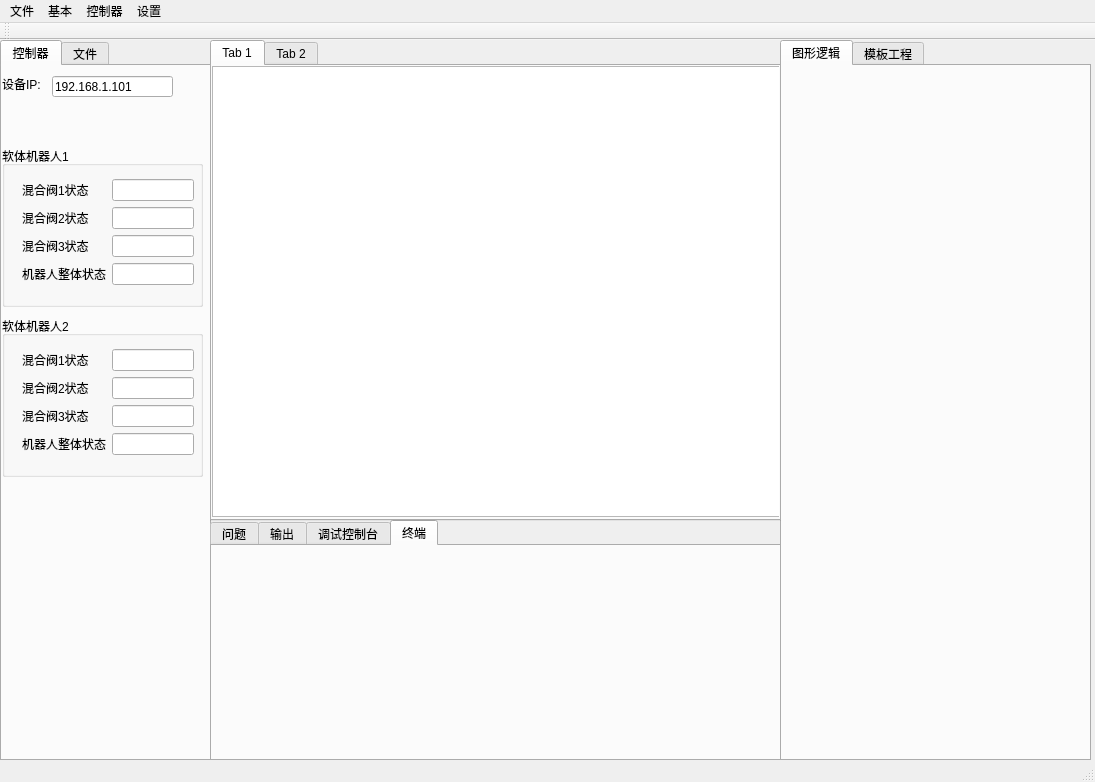
<?xml version="1.0" encoding="UTF-8"?>
<ui version="4.0">
 <class>MainWindow</class>
 <widget class="QMainWindow" name="MainWindow">
  <property name="geometry">
   <rect>
    <x>0</x>
    <y>0</y>
    <width>1095</width>
    <height>782</height>
   </rect>
  </property>
  <property name="windowTitle">
   <string>GraphiBotics</string>
  </property>
  <property name="dockNestingEnabled">
   <bool>false</bool>
  </property>
  <widget class="QWidget" name="centralwidget">
   <widget class="QTabWidget" name="tabWidget_3">
    <property name="geometry">
     <rect>
      <x>0</x>
      <y>0</y>
      <width>211</width>
      <height>721</height>
     </rect>
    </property>
    <property name="currentIndex">
     <number>0</number>
    </property>
    <widget class="QWidget" name="tab_4">
     <attribute name="title">
      <string>控制器</string>
     </attribute>
     <widget class="QLabel" name="label_7">
      <property name="geometry">
       <rect>
        <x>0</x>
        <y>10</y>
        <width>61</width>
        <height>16</height>
       </rect>
      </property>
      <property name="text">
       <string>设备IP:</string>
      </property>
     </widget>
     <widget class="QLineEdit" name="lineEdit">
      <property name="geometry">
       <rect>
        <x>50</x>
        <y>10</y>
        <width>121</width>
        <height>21</height>
       </rect>
      </property>
      <property name="text">
       <string>192.168.1.101</string>
      </property>
     </widget>
     <widget class="QGroupBox" name="groupBox_3">
      <property name="geometry">
       <rect>
        <x>0</x>
        <y>80</y>
        <width>201</width>
        <height>161</height>
       </rect>
      </property>
      <property name="title">
       <string>软体机器人1</string>
      </property>
      <widget class="QWidget" name="formLayoutWidget_3">
       <property name="geometry">
        <rect>
         <x>20</x>
         <y>33</y>
         <width>172</width>
         <height>120</height>
        </rect>
       </property>
       <layout class="QFormLayout" name="formLayout_3">
        <item row="0" column="0">
         <widget class="QLabel" name="label_17">
          <property name="text">
           <string>混合阀1状态</string>
          </property>
         </widget>
        </item>
        <item row="2" column="0">
         <widget class="QLabel" name="label_18">
          <property name="text">
           <string>混合阀3状态</string>
          </property>
         </widget>
        </item>
        <item row="1" column="0">
         <widget class="QLabel" name="label_19">
          <property name="text">
           <string>混合阀2状态</string>
          </property>
         </widget>
        </item>
        <item row="3" column="0">
         <widget class="QLabel" name="label_20">
          <property name="text">
           <string>机器人整体状态</string>
          </property>
         </widget>
        </item>
        <item row="0" column="1">
         <widget class="QLineEdit" name="lineEdit_2"/>
        </item>
        <item row="1" column="1">
         <widget class="QLineEdit" name="lineEdit_3"/>
        </item>
        <item row="2" column="1">
         <widget class="QLineEdit" name="lineEdit_4"/>
        </item>
        <item row="3" column="1">
         <widget class="QLineEdit" name="lineEdit_5"/>
        </item>
       </layout>
      </widget>
     </widget>
     <widget class="QGroupBox" name="groupBox_2">
      <property name="geometry">
       <rect>
        <x>0</x>
        <y>250</y>
        <width>201</width>
        <height>161</height>
       </rect>
      </property>
      <property name="title">
       <string>软体机器人2</string>
      </property>
      <widget class="QWidget" name="formLayoutWidget_2">
       <property name="geometry">
        <rect>
         <x>20</x>
         <y>33</y>
         <width>172</width>
         <height>120</height>
        </rect>
       </property>
       <layout class="QFormLayout" name="formLayout_2">
        <item row="0" column="0">
         <widget class="QLabel" name="label_13">
          <property name="text">
           <string>混合阀1状态</string>
          </property>
         </widget>
        </item>
        <item row="2" column="0">
         <widget class="QLabel" name="label_14">
          <property name="text">
           <string>混合阀3状态</string>
          </property>
         </widget>
        </item>
        <item row="1" column="0">
         <widget class="QLabel" name="label_15">
          <property name="text">
           <string>混合阀2状态</string>
          </property>
         </widget>
        </item>
        <item row="3" column="0">
         <widget class="QLabel" name="label_16">
          <property name="text">
           <string>机器人整体状态</string>
          </property>
         </widget>
        </item>
        <item row="0" column="1">
         <widget class="QLineEdit" name="lineEdit_6"/>
        </item>
        <item row="1" column="1">
         <widget class="QLineEdit" name="lineEdit_7"/>
        </item>
        <item row="2" column="1">
         <widget class="QLineEdit" name="lineEdit_8"/>
        </item>
        <item row="3" column="1">
         <widget class="QLineEdit" name="lineEdit_9"/>
        </item>
       </layout>
      </widget>
     </widget>
    </widget>
    <widget class="QWidget" name="tab_5">
     <attribute name="title">
      <string>文件</string>
     </attribute>
    </widget>
   </widget>
   <widget class="QTabWidget" name="tabWidget_4">
    <property name="geometry">
     <rect>
      <x>210</x>
      <y>480</y>
      <width>571</width>
      <height>241</height>
     </rect>
    </property>
    <property name="currentIndex">
     <number>3</number>
    </property>
    <widget class="QWidget" name="tab_6">
     <attribute name="title">
      <string>问题</string>
     </attribute>
     <widget class="QScrollBar" name="verticalScrollBar_2">
      <property name="geometry">
       <rect>
        <x>540</x>
        <y>0</y>
        <width>20</width>
        <height>191</height>
       </rect>
      </property>
      <property name="orientation">
       <enum>Qt::Vertical</enum>
      </property>
     </widget>
     <widget class="QLabel" name="label_10">
      <property name="geometry">
       <rect>
        <x>0</x>
        <y>6</y>
        <width>541</width>
        <height>20</height>
       </rect>
      </property>
      <property name="text">
       <string>14:57:29: 正在启动 &quot; gcc -o project main.c control&quot; </string>
      </property>
     </widget>
     <widget class="QLabel" name="label_11">
      <property name="geometry">
       <rect>
        <x>0</x>
        <y>30</y>
        <width>541</width>
        <height>20</height>
       </rect>
      </property>
      <property name="text">
       <string>./project</string>
      </property>
     </widget>
    </widget>
    <widget class="QWidget" name="tab_7">
     <attribute name="title">
      <string>输出</string>
     </attribute>
    </widget>
    <widget class="QWidget" name="tab_8">
     <attribute name="title">
      <string>调试控制台</string>
     </attribute>
    </widget>
    <widget class="QWidget" name="tab_9">
     <attribute name="title">
      <string>终端</string>
     </attribute>
    </widget>
   </widget>
   <widget class="QTabWidget" name="tabWidget">
    <property name="geometry">
     <rect>
      <x>780</x>
      <y>0</y>
      <width>311</width>
      <height>721</height>
     </rect>
    </property>
    <property name="currentIndex">
     <number>0</number>
    </property>
    <widget class="QWidget" name="tab">
     <attribute name="title">
      <string>图形逻辑</string>
     </attribute>
    </widget>
    <widget class="QWidget" name="tab_2">
     <attribute name="title">
      <string>模板工程</string>
     </attribute>
    </widget>
   </widget>
   <widget class="QTabWidget" name="tabWidget_2">
    <property name="geometry">
     <rect>
      <x>210</x>
      <y>0</y>
      <width>571</width>
      <height>481</height>
     </rect>
    </property>
    <widget class="QWidget" name="tab_3">
     <attribute name="title">
      <string>Tab 1</string>
     </attribute>
     <widget class="QPlainTextEdit" name="plainTextEdit">
      <property name="geometry">
       <rect>
        <x>0</x>
        <y>0</y>
        <width>571</width>
        <height>451</height>
       </rect>
      </property>
     </widget>
    </widget>
    <widget class="QWidget" name="tab_10">
     <attribute name="title">
      <string>Tab 2</string>
     </attribute>
    </widget>
   </widget>
  </widget>
  <widget class="QMenuBar" name="menubar">
   <property name="geometry">
    <rect>
     <x>0</x>
     <y>0</y>
     <width>1095</width>
     <height>27</height>
    </rect>
   </property>
   <widget class="QMenu" name="menu">
    <property name="title">
     <string>文件</string>
    </property>
    <addaction name="actbianyi"/>
   </widget>
   <widget class="QMenu" name="menu_2">
    <property name="title">
     <string>基本</string>
    </property>
   </widget>
   <widget class="QMenu" name="menu_3">
    <property name="title">
     <string>控制器</string>
    </property>
   </widget>
   <widget class="QMenu" name="menu_4">
    <property name="title">
     <string>设置</string>
    </property>
   </widget>
   <addaction name="menu"/>
   <addaction name="menu_2"/>
   <addaction name="menu_3"/>
   <addaction name="menu_4"/>
  </widget>
  <widget class="QStatusBar" name="statusBar"/>
  <widget class="QToolBar" name="toolBar">
   <property name="windowTitle">
    <string>toolBar</string>
   </property>
   <attribute name="toolBarArea">
    <enum>TopToolBarArea</enum>
   </attribute>
   <attribute name="toolBarBreak">
    <bool>false</bool>
   </attribute>
  </widget>
  <action name="actbianyi">
   <property name="text">
    <string>新建工程</string>
   </property>
   <property name="toolTip">
    <string>11</string>
   </property>
  </action>
  <action name="actrun">
   <property name="text">
    <string>运行</string>
   </property>
  </action>
  <action name="actdebug">
   <property name="text">
    <string>调试</string>
   </property>
  </action>
 </widget>
 <resources/>
 <connections/>
</ui>
